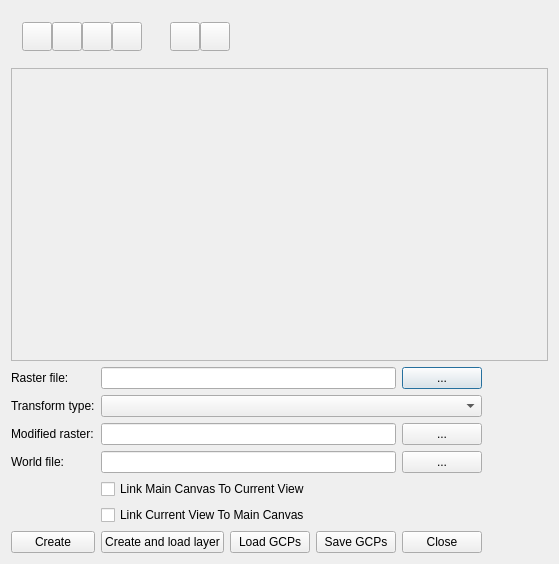
<ui version="4.0" >
 <class>QgsPointDialogBase</class>
 <widget class="QDialog" name="QgsPointDialogBase" >
  <property name="geometry" >
   <rect>
    <x>0</x>
    <y>0</y>
    <width>559</width>
    <height>564</height>
   </rect>
  </property>
  <property name="windowTitle" >
   <string>Reference points</string>
  </property>
  <property name="autoFillBackground" >
   <bool>true</bool>
  </property>
  <layout class="QVBoxLayout" name="verticalLayout" >
   <item>
    <layout class="QHBoxLayout" name="horizontalLayout_2" >
     <item>
      <widget class="QFrame" name="frame4" >
       <property name="sizePolicy" >
        <sizepolicy vsizetype="Fixed" hsizetype="Fixed" >
         <horstretch>0</horstretch>
         <verstretch>0</verstretch>
        </sizepolicy>
       </property>
       <property name="frameShape" >
        <enum>QFrame::NoFrame</enum>
       </property>
       <property name="frameShadow" >
        <enum>QFrame::Raised</enum>
       </property>
       <layout class="QHBoxLayout" >
        <property name="spacing" >
         <number>0</number>
        </property>
        <property name="margin" >
         <number>11</number>
        </property>
        <item>
         <widget class="QToolButton" name="tbnZoomIn" >
          <property name="toolTip" >
           <string>Zoom in</string>
          </property>
          <property name="text" >
           <string/>
          </property>
          <property name="icon" >
           <iconset>
            <normaloff/>
           </iconset>
          </property>
          <property name="iconSize" >
           <size>
            <width>22</width>
            <height>22</height>
           </size>
          </property>
          <property name="checkable" >
           <bool>true</bool>
          </property>
         </widget>
        </item>
        <item>
         <widget class="QToolButton" name="tbnZoomOut" >
          <property name="toolTip" >
           <string>Zoom out</string>
          </property>
          <property name="text" >
           <string/>
          </property>
          <property name="icon" >
           <iconset>
            <normaloff/>
           </iconset>
          </property>
          <property name="iconSize" >
           <size>
            <width>22</width>
            <height>22</height>
           </size>
          </property>
          <property name="checkable" >
           <bool>true</bool>
          </property>
         </widget>
        </item>
        <item>
         <widget class="QToolButton" name="tbnZoomToLayer" >
          <property name="toolTip" >
           <string>Zoom to the raster extents</string>
          </property>
          <property name="text" >
           <string/>
          </property>
          <property name="icon" >
           <iconset>
            <normaloff/>
           </iconset>
          </property>
          <property name="iconSize" >
           <size>
            <width>22</width>
            <height>22</height>
           </size>
          </property>
          <property name="checkable" >
           <bool>false</bool>
          </property>
         </widget>
        </item>
        <item>
         <widget class="QToolButton" name="tbnPan" >
          <property name="toolTip" >
           <string>Pan</string>
          </property>
          <property name="text" >
           <string/>
          </property>
          <property name="icon" >
           <iconset>
            <normaloff/>
           </iconset>
          </property>
          <property name="iconSize" >
           <size>
            <width>22</width>
            <height>22</height>
           </size>
          </property>
          <property name="checkable" >
           <bool>true</bool>
          </property>
         </widget>
        </item>
       </layout>
      </widget>
     </item>
     <item>
      <widget class="QFrame" name="frame5" >
       <property name="sizePolicy" >
        <sizepolicy vsizetype="Fixed" hsizetype="Fixed" >
         <horstretch>0</horstretch>
         <verstretch>0</verstretch>
        </sizepolicy>
       </property>
       <property name="frameShape" >
        <enum>QFrame::NoFrame</enum>
       </property>
       <property name="frameShadow" >
        <enum>QFrame::Raised</enum>
       </property>
       <layout class="QHBoxLayout" >
        <property name="spacing" >
         <number>0</number>
        </property>
        <property name="margin" >
         <number>11</number>
        </property>
        <item>
         <widget class="QToolButton" name="tbnAddPoint" >
          <property name="toolTip" >
           <string>Add points</string>
          </property>
          <property name="text" >
           <string/>
          </property>
          <property name="icon" >
           <iconset>
            <normaloff/>
           </iconset>
          </property>
          <property name="iconSize" >
           <size>
            <width>22</width>
            <height>22</height>
           </size>
          </property>
          <property name="checkable" >
           <bool>true</bool>
          </property>
         </widget>
        </item>
        <item>
         <widget class="QToolButton" name="tbnDeletePoint" >
          <property name="enabled" >
           <bool>true</bool>
          </property>
          <property name="toolTip" >
           <string>Delete points</string>
          </property>
          <property name="text" >
           <string/>
          </property>
          <property name="icon" >
           <iconset>
            <normaloff/>
           </iconset>
          </property>
          <property name="iconSize" >
           <size>
            <width>22</width>
            <height>22</height>
           </size>
          </property>
          <property name="checkable" >
           <bool>true</bool>
          </property>
         </widget>
        </item>
       </layout>
      </widget>
     </item>
     <item>
      <spacer name="horizontalSpacer_2" >
       <property name="orientation" >
        <enum>Qt::Horizontal</enum>
       </property>
       <property name="sizeType" >
        <enum>QSizePolicy::Expanding</enum>
       </property>
       <property name="sizeHint" stdset="0" >
        <size>
         <width>13</width>
         <height>13</height>
        </size>
       </property>
      </spacer>
     </item>
    </layout>
   </item>
   <item>
    <widget class="QFrame" name="canvasFrame" >
     <property name="sizePolicy" >
      <sizepolicy vsizetype="Expanding" hsizetype="Minimum" >
       <horstretch>0</horstretch>
       <verstretch>0</verstretch>
      </sizepolicy>
     </property>
     <property name="autoFillBackground" >
      <bool>false</bool>
     </property>
     <property name="frameShape" >
      <enum>QFrame::StyledPanel</enum>
     </property>
     <property name="frameShadow" >
      <enum>QFrame::Raised</enum>
     </property>
     <zorder></zorder>
    </widget>
   </item>
   <item>
    <layout class="QHBoxLayout" name="horizontalLayout" >
     <item>
      <layout class="QGridLayout" name="gridLayout" >
       <item row="0" column="0" >
        <widget class="QLabel" name="textLabel1_2" >
         <property name="text" >
          <string>Raster file:</string>
         </property>
        </widget>
       </item>
       <item row="0" column="1" colspan="3" >
        <widget class="QLineEdit" name="leSelectRaster" >
         <property name="sizePolicy" >
          <sizepolicy vsizetype="Fixed" hsizetype="Expanding" >
           <horstretch>0</horstretch>
           <verstretch>0</verstretch>
          </sizepolicy>
         </property>
        </widget>
       </item>
       <item row="0" column="4" >
        <widget class="QPushButton" name="pbnSelectRaster" >
         <property name="sizePolicy" >
          <sizepolicy vsizetype="Fixed" hsizetype="Fixed" >
           <horstretch>0</horstretch>
           <verstretch>0</verstretch>
          </sizepolicy>
         </property>
         <property name="text" >
          <string>...</string>
         </property>
        </widget>
       </item>
       <item row="1" column="0" >
        <widget class="QLabel" name="textLabel2" >
         <property name="text" >
          <string>Transform type:</string>
         </property>
        </widget>
       </item>
       <item row="1" column="1" colspan="4" >
        <widget class="QComboBox" name="cmbTransformType" />
       </item>
       <item row="2" column="0" >
        <widget class="QLabel" name="lblSelectModifiedRaster" >
         <property name="text" >
          <string>Modified raster:</string>
         </property>
        </widget>
       </item>
       <item row="2" column="1" colspan="3" >
        <widget class="QLineEdit" name="leSelectModifiedRaster" />
       </item>
       <item row="2" column="4" >
        <widget class="QPushButton" name="pbnSelectModifiedRaster" >
         <property name="text" >
          <string>...</string>
         </property>
        </widget>
       </item>
       <item row="3" column="0" >
        <widget class="QLabel" name="lblSelectWorldFile" >
         <property name="text" >
          <string>World file:</string>
         </property>
        </widget>
       </item>
       <item row="3" column="1" colspan="3" >
        <widget class="QLineEdit" name="leSelectWorldFile" />
       </item>
       <item row="3" column="4" >
        <widget class="QPushButton" name="pbnSelectWorldFile" >
         <property name="text" >
          <string>...</string>
         </property>
        </widget>
       </item>
       <item row="6" column="0" >
        <widget class="QPushButton" name="pbnGenerateWorldFile" >
         <property name="text" >
          <string>Create</string>
         </property>
        </widget>
       </item>
       <item row="6" column="1" >
        <widget class="QPushButton" name="pbnGenerateAndLoad" >
         <property name="text" >
          <string>Create and load layer</string>
         </property>
        </widget>
       </item>
       <item row="6" column="4" >
        <widget class="QPushButton" name="pbnClose" >
         <property name="sizePolicy" >
          <sizepolicy vsizetype="Fixed" hsizetype="Fixed" >
           <horstretch>0</horstretch>
           <verstretch>0</verstretch>
          </sizepolicy>
         </property>
         <property name="text" >
          <string>Close</string>
         </property>
        </widget>
       </item>
       <item row="6" column="3" >
        <widget class="QPushButton" name="pbnSaveGCPs" >
         <property name="text" >
          <string>Save GCPs</string>
         </property>
        </widget>
       </item>
       <item row="6" column="2" >
        <widget class="QPushButton" name="pbnLoadGCPs" >
         <property name="text" >
          <string>Load GCPs</string>
         </property>
        </widget>
       </item>
       <item row="4" column="1" colspan="4" >
        <widget class="QCheckBox" name="cbLinkQgisToGeoref" >
         <property name="text" >
          <string>Link Main Canvas To Current View </string>
         </property>
        </widget>
       </item>
       <item row="5" column="1" colspan="4" >
        <widget class="QCheckBox" name="cbLinkGeorefToQgis" >
         <property name="text" >
          <string>Link Current View To Main Canvas</string>
         </property>
        </widget>
       </item>
      </layout>
     </item>
     <item>
      <spacer name="horizontalSpacer" >
       <property name="orientation" >
        <enum>Qt::Horizontal</enum>
       </property>
       <property name="sizeType" >
        <enum>QSizePolicy::Expanding</enum>
       </property>
       <property name="sizeHint" stdset="0" >
        <size>
         <width>18</width>
         <height>17</height>
        </size>
       </property>
      </spacer>
     </item>
    </layout>
   </item>
  </layout>
 </widget>
 <layoutdefault spacing="6" margin="11" />
 <resources>
  <include location="georeferencer.qrc" />
 </resources>
 <connections/>
</ui>
